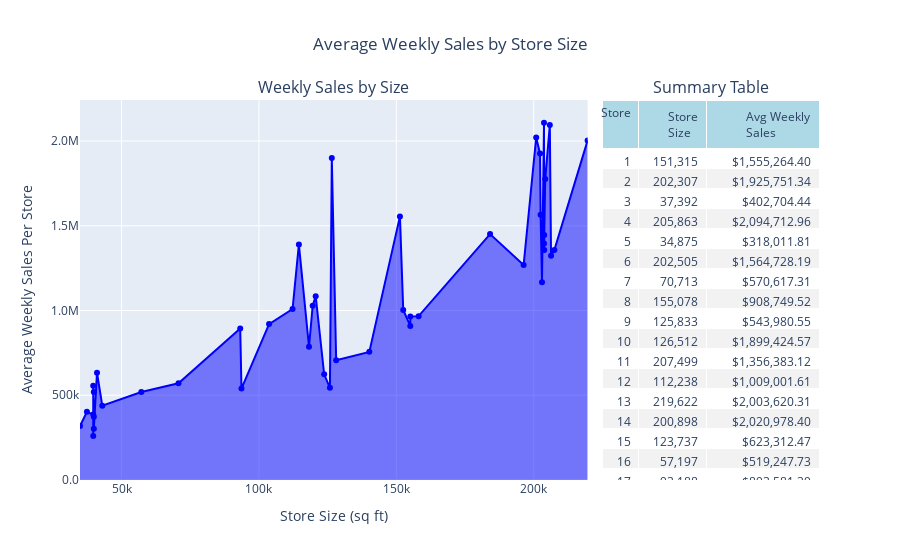

This figure's notebook cell:
### Code cell
# Let's combine the graph and the summary table into a single dashboard-style presentation

# First, set up the overall container for the charts
fig = make_subplots(
    rows=1,
    cols=2,
    column_widths=[0.70, 0.30],
    horizontal_spacing=0.02,  # reduce the gutter between col1 and col2
    subplot_titles=("Weekly Sales by Size", "Summary Table"),
    specs=[[{"type": "xy"}, {"type": "table"}]]
)

# Add the area-style line chart to column 1. We use go.Scatter here instead of px.area.
# Important: sort the data by x-axis values to avoid a "spaghetti" graph.
df_sorted = df.sort_values(by="store_size", ascending=True)

area_trace = go.Scatter(
    x=df_sorted['store_size'],
    y=df_sorted['average_weekly_sales_per_store'],
    mode='lines+markers',         # enables lines with dots on each point
    fill='tozeroy',               # fills the area under the line
    line=dict(color='blue'),
    name="Average Weekly Sales",
    line_shape='linear',
    opacity=0.8,
    hovertemplate='Store Size: %{x}<br>Weekly Sales: %{y:$,.2f}<extra></extra>'
)

fig.add_trace(area_trace, row=1, col=1)

# Prepare zebra striping for the summary table
# Alternate row colors: white for even, light gray for odd.
# We build color lists for each column, with the last row (the total row) as white.
fill_colors = [
    ['white' if i % 2 == 0 else '#f2f2f2' for i in range(len(df_weekly_sales) - 1)] + ['white']
    for _ in range(3)
]

# Overwrite the fill color of the final row (the Total row) to a distinct color for emphasis
for i in range(len(fill_colors)):
    fill_colors[i][-1] = 'lavender'

# Add the summary table to column 2
fig.add_trace(
    go.Table(
        columnwidth=[8, 15, 25],
        header=dict(
            values=["Store", "Store Size", "Avg Weekly Sales"],
            fill_color="lightblue",
            align=['right', 'right', 'right']
        ),
        cells=dict(
            values=[df_weekly_sales[col] for col in df_weekly_sales.columns],
            align=["right", "right", "right"],
            fill_color=fill_colors
        )
    ),
    row=1,
    col=2
)

# Final layout adjustments
fig.update_layout(
    title='Average Weekly Sales by Store Size',
    title_x=0.5,
    xaxis_title='Store Size (sq ft)',
    yaxis_title='Average Weekly Sales Per Store',
    yaxis_tickformat=".2s"
)

fig.show()

### Figure 1 — Plotly figure (JSON) as saved in the notebook; plotly's stock layout.template omitted (floating-point values rounded to 4 significant figures; data arrays with more than 128 entries replaced by an {"elided": "..."} marker saying what was removed)
{"data": [{"fill": "tozeroy", "hovertemplate": "Store Size: %{x}<br>Weekly Sales: %{y:$,.2f}<extra></extra>", "line": {"color": "blue", "shape": "linear"}, "mode": "lines+markers", "name": "Average Weekly Sales", "opacity": 0.8, "type": "scatter", "x": [34875, 37392, 39690, 39690, 39690, 39910, 39910, 39910, 41062, 42988, 57197, 70713, 93188, 93638, 103681, 112238, 114533, 118221, 119557, 120653, 123737, 125833, 126512, 128107, 140167, 151315, 152513, 155078, 155083, 158114, 184109, 196321, 200898, 202307, 202505, 203007, 203742, 203750, 203819, 203819, 204184, 205863, 206302, 207499, 219622], "xaxis": "x", "y": [318000.0, 402700.0, 385700.0, 259900.0, 556400.0, 518900.0, 373500.0, 302700.0, 633300.0, 438600.0, 519200.0, 570600.0, 893600.0, 539500.0, 919700.0, 1009000.0, 1390000.0, 786000.0, 1029000.0, 1085000.0, 623300.0, 544000.0, 1899000.0, 706700.0, 756100.0, 1555000.0, 1003000.0, 908700.0, 964100.0, 966800.0, 1451000.0, 1268000.0, 2021000.0, 1926000.0, 1565000.0, 1167000.0, 2108000.0, 1396000.0, 1357000.0, 1445000.0, 1775000.0, 2095000.0, 1324000.0, 1356000.0, 2004000.0], "yaxis": "y"}, {"cells": {"align": ["right", "right", "right"], "fill": {"color": {"elided": "3x46 str values"}}, "values": {"elided": "3x46 str values"}}, "columnwidth": [8, 15, 25], "domain": {"x": [0.706, 1], "y": [0, 1]}, "header": {"align": ["right", "right", "right"], "fill": {"color": "lightblue"}, "values": ["Store", "Store Size", "Avg Weekly Sales"]}, "type": "table"}], "layout": {"annotations": [{"font": {"size": 16}, "showarrow": false, "text": "Weekly Sales by Size", "x": 0.343, "xanchor": "center", "xref": "paper", "y": 1, "yanchor": "bottom", "yref": "paper"}, {"font": {"size": 16}, "showarrow": false, "text": "Summary Table", "x": 0.853, "xanchor": "center", "xref": "paper", "y": 1, "yanchor": "bottom", "yref": "paper"}], "title": {"text": "Average Weekly Sales by Store Size", "x": 0.5}, "xaxis": {"anchor": "y", "domain": [0, 0.686], "title": {"text": "Store Size (sq ft)"}}, "yaxis": {"anchor": "x", "domain": [0, 1], "tickformat": ".2s", "title": {"text": "Average Weekly Sales Per Store"}}}}
